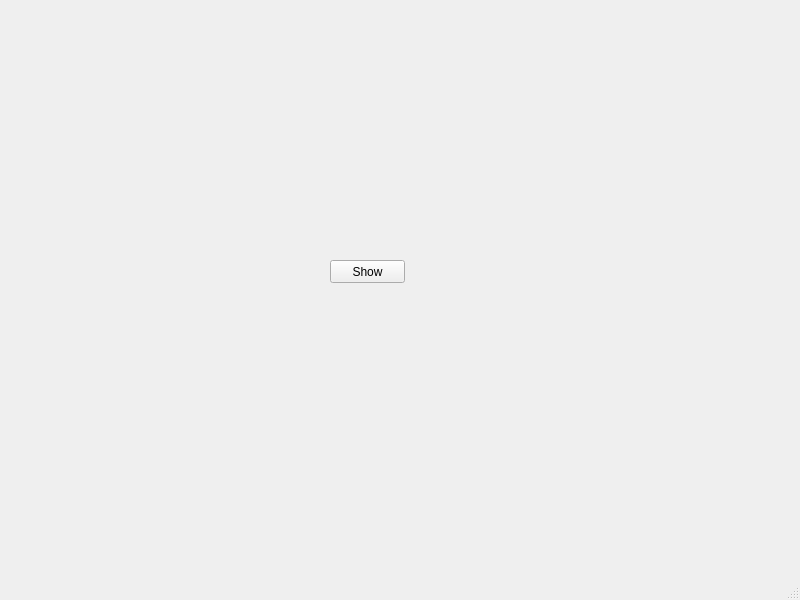
<?xml version="1.0" encoding="UTF-8"?>
<ui version="4.0">
 <class>MainWindow</class>
 <widget class="QMainWindow" name="MainWindow">
  <property name="geometry">
   <rect>
    <x>0</x>
    <y>0</y>
    <width>800</width>
    <height>600</height>
   </rect>
  </property>
  <property name="windowTitle">
   <string>MainWindow</string>
  </property>
  <widget class="QWidget" name="centralwidget">
   <widget class="QPushButton" name="pushButton">
    <property name="geometry">
     <rect>
      <x>330</x>
      <y>260</y>
      <width>75</width>
      <height>23</height>
     </rect>
    </property>
    <property name="text">
     <string>Show</string>
    </property>
   </widget>
  </widget>
  <widget class="QMenuBar" name="menubar">
   <property name="geometry">
    <rect>
     <x>0</x>
     <y>0</y>
     <width>800</width>
     <height>21</height>
    </rect>
   </property>
  </widget>
  <widget class="QStatusBar" name="statusbar"/>
 </widget>
 <resources/>
 <connections/>
</ui>
